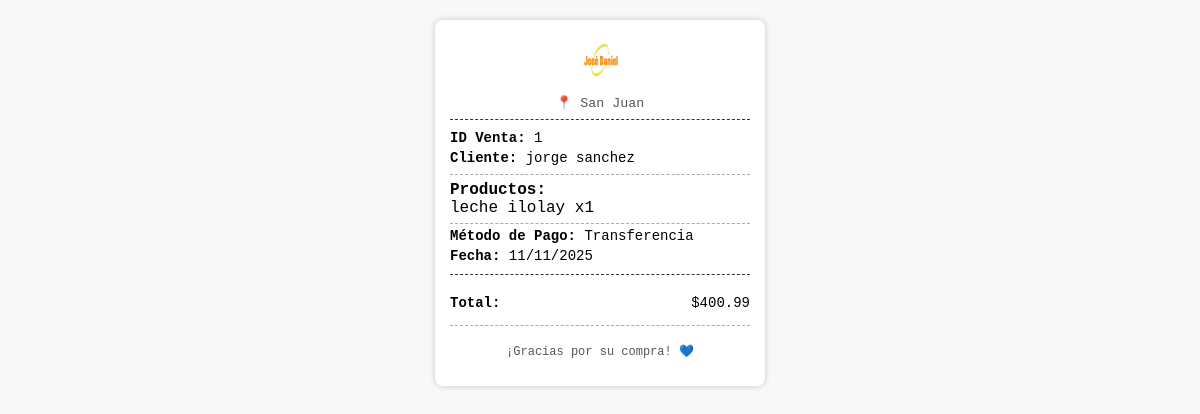
The app's page /pages/admin/generar_ticket.php?id_venta=1 with its own data.
### tables this page shows
CREATE TABLE `ventas_productos` (
  `id_venta` int(11) NOT NULL,
  `cliente` varchar(100) DEFAULT NULL,
  `descripcion` varchar(100) DEFAULT NULL,
  `total_venta` decimal(10,2) DEFAULT NULL,
  `fecha_venta` datetime DEFAULT NULL,
  `metodo_pago` varchar(50) DEFAULT NULL,
  `id_cliente` int(11) DEFAULT NULL
);

### pages/admin/generar_ticket.php (the view, shortened to what this page needs)
<?php
$host = "localhost";
$user = "root";
$password = "";
$dbname = "almacen_jose_daniel";
$conn = new mysqli($host, $user, $password, $dbname);
$id_venta = $_GET['id_venta'] ?? 0;
$sql = "SELECT id_venta, descripcion AS producto, cliente, total_venta, metodo_pago, fecha_venta
        FROM ventas_productos
        WHERE id_venta = ?";
$stmt = $conn->prepare($sql);
$stmt->bind_param("i", $id_venta);
$stmt->execute();
$result = $stmt->get_result();
if ($result && $result->num_rows === 1) {
    $venta = $result->fetch_assoc();
} else {
    die("⚠️ Venta no encontrada o error en la consulta.");
}
?>
<!DOCTYPE html>
<html lang="es">
<head>
</head>
<body onload="window.print()">
    <div class="ticket">
        <div class="ticket-header">
            <div class="logo"><img src="../../assets/img/logo.ico" alt="Descripción de la imagen" width="200" height="100"></div>
            <small>📍 San Juan</small>
        </div>
        <div class="ticket-body">
            <p><strong>ID Venta:</strong> <?= $venta['id_venta'] ?></p>
            <p><strong>Cliente:</strong> <?= htmlspecialchars($venta['cliente'], ENT_QUOTES, 'UTF-8') ?></p>
            <div class="producto">
                <strong>Productos:</strong><br>
                <?= nl2br(htmlspecialchars($venta['producto'], ENT_QUOTES, 'UTF-8')) ?>
            </div>
            <p><strong>Método de Pago:</strong> <?= htmlspecialchars($venta['metodo_pago'], ENT_QUOTES, 'UTF-8') ?></p>
            <p><strong>Fecha:</strong> <?= date("d/m/Y", strtotime($venta['fecha_venta'])) ?></p>
        </div>
        <div class="ticket-totales">
            <p><strong>Total:</strong> <span>$<?= number_format($venta['total_venta'], 2) ?></span></p>
        </div>
        <div class="ticket-footer">
            <p>¡Gracias por su compra! 💙</p>
        </div>
    </div>
</body>
</html>

### pages/admin/generar_ticket.php (style rules this page uses)
body { font-family: 'Courier New', monospace; margin: 0; padding: 0; background: #f8f8f8; }
.ticket { width: 300px; margin: 20px auto; background: #fff; padding: 15px; border-radius: 8px; box-shadow: 0 0 6px rgba(0, 0, 0, 0.2); }
.ticket-header { text-align: center; border-bottom: 1px dashed #333; padding-bottom: 8px; margin-bottom: 10px; }
.ticket-header img { width: 50px; height: 50px; margin-bottom: 5px; }
.ticket-header small { display: block; color: #555; }
.ticket-body p { margin: 4px 0; font-size: 14px; }
.ticket-body strong { font-weight: bold; }
.ticket-body .producto { margin-top: 8px; border-top: 1px dashed #aaa; border-bottom: 1px dashed #aaa; padding: 6px 0; }
.ticket-totales { margin-top: 10px; border-top: 1px dashed #333; padding-top: 6px; }
.ticket-totales p { font-size: 14px; display: flex; justify-content: space-between; }
.ticket-footer { text-align: center; font-size: 12px; color: #555; margin-top: 10px; border-top: 1px dashed #aaa; padding-top: 6px; }

### records on screen
ventas_productos: id_venta "1", cliente "jorge sanchez", descripcion "leche ilolay x1", metodo_pago "Transferencia", fecha_venta "11/11/2025", total_venta "400.99"
